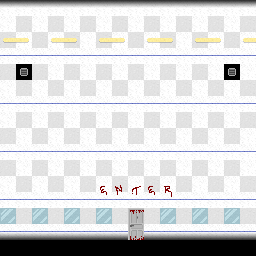

This game map was drawn from its Tiled (.tmx) file and the tilesets committed beside it. A one-line description and the full map source follow:
An orthogonal 16x16 tile map with 16x16 px tiles, 2 tile layers (Tile Layer 1, Tile Layer 2), 2 tilesets.

<map version="1.9" tiledversion="1.9.2" orientation="orthogonal" renderorder="right-down" width="16" height="16" tilewidth="16" tileheight="16" infinite="0" nextlayerid="4" nextobjectid="1">
 <tileset firstgid="1" name="Main" tilewidth="16" tileheight="16" tilecount="1850" columns="50">
  <image source="horror_sidescroller_assets/tileset.png" width="800" height="600" />
 </tileset>
 <tileset firstgid="1851" name="Obj" tilewidth="16" tileheight="16" tilecount="2" columns="1">
  <image source="horror_sidescroller_assets/standalone_assets/home_door_bloody.png" width="18" height="32" />
 </tileset>
 <layer id="1" name="Tile Layer 1" width="16" height="16">
  <data encoding="csv">
260,260,260,260,260,260,260,260,260,260,260,260,260,260,260,260,
4,3,4,3,4,3,4,3,4,3,4,3,4,3,4,3,
3,4,3,4,3,4,3,4,3,4,3,4,3,4,3,4,
54,54,54,54,54,54,54,54,54,54,54,54,54,54,54,54,
3,51,3,4,3,4,3,4,3,4,3,4,3,4,51,4,
4,3,4,3,4,3,4,3,4,3,4,3,4,3,4,3,
54,54,54,54,54,54,54,54,54,54,54,54,54,54,54,54,
4,3,4,3,4,3,4,3,4,3,4,3,4,3,4,3,
3,4,3,4,3,4,3,4,3,4,3,4,3,4,3,4,
54,54,54,54,54,54,54,54,54,54,54,54,54,54,54,54,
3,4,3,4,3,4,3,4,3,4,3,4,3,4,3,4,
4,3,4,3,4,3,4,3,4,3,4,3,4,3,4,3,
54,54,54,54,54,54,54,54,54,54,54,54,54,54,54,54,
4,3,4,3,4,3,4,3,4,3,4,3,4,3,4,3,
360,360,360,360,360,360,360,360,360,360,360,360,360,360,360,360,
0,0,0,0,0,0,0,0,0,0,0,0,0,0,0,0
</data>
 </layer>
 <objectgroup id="2" name="Object Layer 1" />
 <layer id="3" name="Tile Layer 2" width="16" height="16">
  <data encoding="csv">
0,0,0,0,0,0,0,0,0,0,0,0,0,0,0,0,
0,0,0,0,0,0,0,0,0,0,0,0,0,0,0,0,
107,108,0,107,108,0,107,108,0,107,108,0,107,108,0,107,
0,0,0,0,0,0,0,0,0,0,0,0,0,0,0,0,
0,0,0,0,0,0,0,0,0,0,0,0,0,0,0,0,
0,0,0,0,0,0,0,0,0,0,0,0,0,0,0,0,
0,0,0,0,0,0,0,0,0,0,0,0,0,0,0,0,
0,0,0,0,0,0,0,0,0,0,0,0,0,0,0,0,
0,0,0,0,0,0,0,0,0,0,0,0,0,0,0,0,
0,0,0,0,0,0,0,0,0,0,0,0,0,0,0,0,
0,0,0,0,0,0,0,0,0,0,0,0,0,0,0,0,
0,0,0,0,0,0,11,20,26,11,24,0,0,0,0,0,
0,0,0,0,0,0,61,70,76,61,74,0,0,0,0,0,
5,0,5,0,5,0,5,0,1851,0,5,0,5,0,5,0,
0,0,0,0,0,0,0,0,1852,0,0,0,0,0,0,0,
0,0,0,0,0,0,0,0,0,0,0,0,0,0,0,0
</data>
 </layer>
</map>
